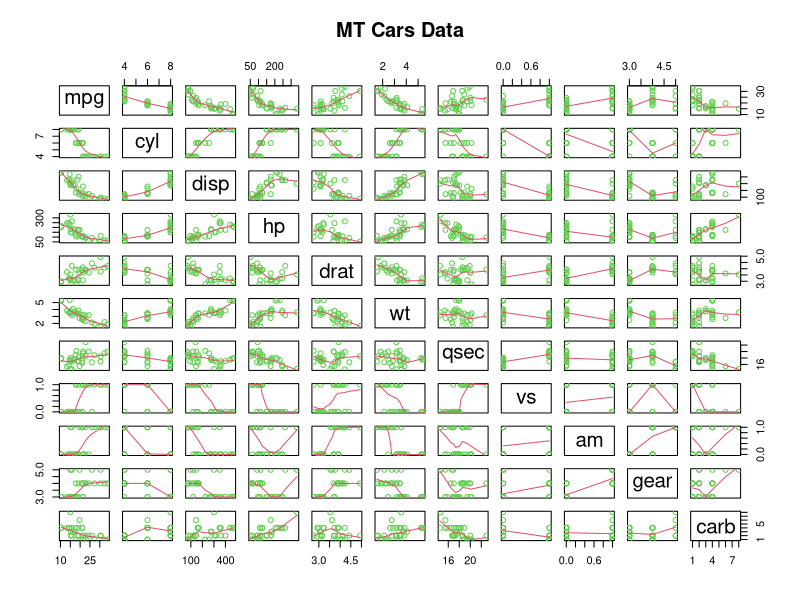
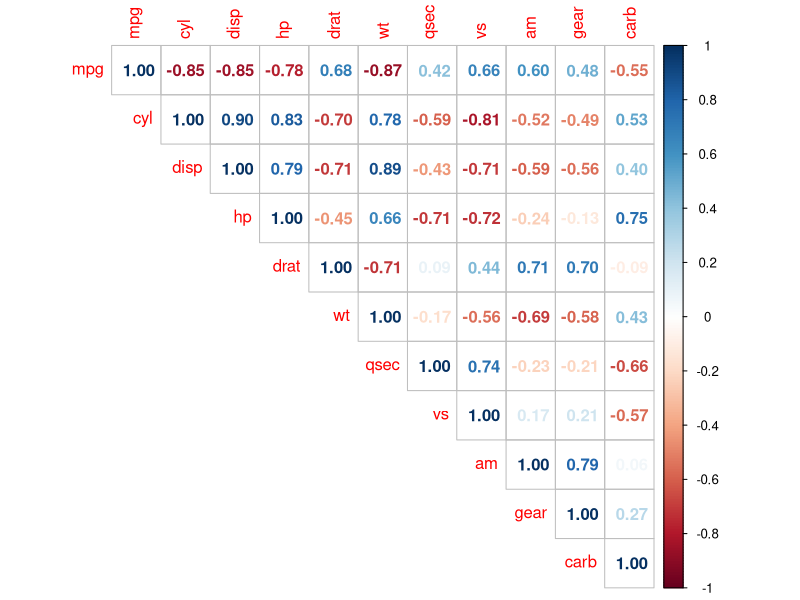
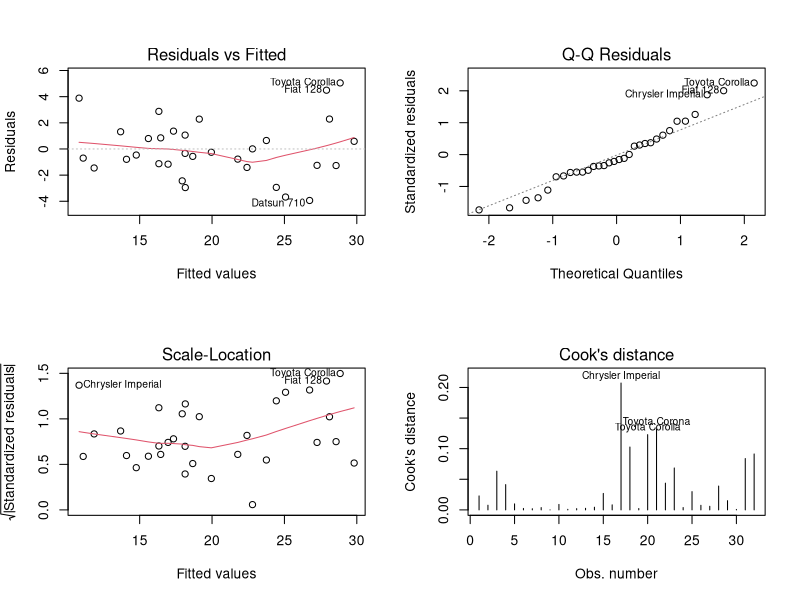

These charts were generated, in order, by the following R code:
## ---- chunk 1
ipak <- function(pkg){
      new.pkg <- pkg[!(pkg %in% installed.packages()[, "Package"])]
      if (length(new.pkg)) 
            install.packages(new.pkg, dependencies = TRUE)
      sapply(pkg, require, character.only = TRUE)
}

### Package Usage
packages <- c("plyr", "dplyr", "data.table", "dtplyr", "lubridate", "ggplot2", "scales",
                  "reshape2", "knitr", "R.cache", "stringr", "gtools", "quantreg",
                  "graphics", "corrplot", "broom", "rmarkdown")
ipak(packages)
## ---- chunk 2
data(mtcars)
mtcars2 <- mtcars
mtcars2$am <- as.factor(mtcars2$am)
mtcars2$cyl <- as.factor(mtcars2$cyl) 
## ---- chunk 3
str(mtcars)
head(mtcars)
## ---- chunk 4
fit1 <- lm(mpg ~ am, data = mtcars2)
fit10 <- lm(mpg ~ ., data = mtcars2)
bestfit <- step(fit10, direction = "both")   ## stepwise process to identify best fit

## Obtained by manually adding / removing variables (using correlations as guide)
fit3 <- lm(mpg ~ am + wt + cyl, data = mtcars2)
fit4 <- lm(mpg ~ am + wt + cyl + hp, data = mtcars2)
## ---- chunk 5
coef1 <- round(summary(fit1)$coef, 4)
glance1 <- round(glance(fit1)[1:6], 4)

coef10 <- round(summary(fit10)$coef, 4)
glance10 <- round(glance(fit10)[1:6], 4)

coef.best <- round(summary(bestfit)$coef, 4)
glance.best <- round(glance(bestfit)[1:6], 4)

coef3 <- round(summary(fit3)$coef, 4)
glance3 <- round(glance(fit3)[1:6], 4)

coef4 <- round(summary(fit4)$coef, 4)
glance4 <- round(glance(fit4)[1:6], 4)
## ---- chunk 6
model <- c("fit1", "fit3", "fit4", "bestfit", "fit10")
model.compare <- rbind(glance1,glance3, glance4, glance.best, glance10)
model.compare <- cbind(model, model.compare)
model.compare
## ---- chunk 7
mpg.anova <- anova(fit1, fit3, fit4)
mpg.anova
## ---- chunk 8
summary(influence.measures(fit4))
## ---- chunk 9
fit4.dfb <- dfbetas(fit4, parameters = 0, sort = TRUE)   ## ordered based on magnitude
influence.fit4.id <- which(fit4.dfb > (2/(length(mtcars$mpg)^.5))) ##  dfbetas > #2 / sqrt(n)
rbind(influence.fit4.id, fit4.dfb[influence.fit4.id])   ## value relfects a car & fit4 variable combination
## ---- chunk 10
fit4.hat <- hatvalues(fit4)
leverage.fit4.id <- which(fit4.hat > (2*(4+1)/length(mtcars2$mpg))) ##  hatvalue > #2*(k+1)/n
fit4.hat[leverage.fit4.id] 
## ---- chunk 11
round(coef4[,1], 2)
## ---- chunk 12
pairs(mtcars, panel = panel.smooth, main = "MT Cars Data", col = 3)
## ---- chunk 13
mtcars.cor <- round(cor(mtcars), 3)
mtcars.cor
## ---- chunk 14
corrplot(mtcars.cor, method = "number", type = "upper", add = FALSE, 
                   order = "original", is.corr = TRUE)
## ---- chunk 15
par(mfrow = c(2,2))
plot(fit4, which = 1:4)
## ---- chunk 16
fit4.confint <- round(predict(fit4, mtcars2, interval = "confidence", level = 0.95), 2)
actual <- mtcars2[,1]
fit4.compare <- as.data.frame(cbind(actual, fit4.confint))
fit4.compare$outlier <- ifelse(fit4.compare$actual < fit4.compare$lwr | fit4.compare$actual > fit4.compare$upr, "Y","N")
fit4.outlier <- subset(fit4.compare, outlier == "Y")
select(fit4.outlier, actual, fit, lwr, upr)
